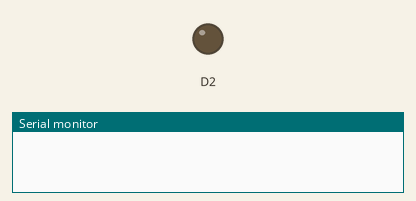
A sketch run on a simulated ESP8266 (NodeMCU). Parts: output pins drawn as LEDs (lit = HIGH), the last lines printed to the serial monitor. At 2.5 s the program puts the board to deep sleep or switches it off; the recording ends there.

Above: at 0.0 s.
At 0.6 s:
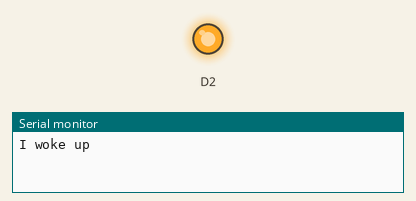
Timing chart, 0 to 2.5 s (numbered marks = the images above):
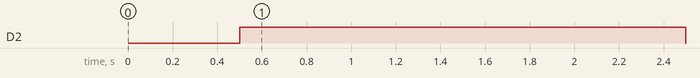

Measured:
- by itself, D2: LOW → HIGH at 0.50 s, → LOW 2.0 s later

The sketch:

SoilSleep.ino
```cpp
#include <ESP8266WiFi.h>
#define SLEEP_DELAY_IN_SECONDS 3
float i = 0;
float i2 = 0;
double value;

void setup() {
  // put your setup code here, to run once:
  Serial.begin(9600);
  pinMode(D2,OUTPUT);
}

void loop() {
  delay(500);
  Serial.println();
  Serial.println("I woke up");
  digitalWrite(D2,HIGH);
  delay(2000);

  i = analogRead(A0);
  i2 = map(i,955,260,0,1024);
  value = map(i2,0,1024,0,100);
  Serial.print("lectura - ");
  Serial.println(i);
  Serial.print("porcentaje - ");
  if(value < 0){
    value = 0.0;
  }else if(value > 100.0){
    value = 100.0;
    }
  Serial.print(value);
  Serial.println("%");
  Serial.println("I am goin to sleep");
  digitalWrite(D2,LOW);
  sleep();
}
void sleep(){
  ESP.deepSleep((SLEEP_DELAY_IN_SECONDS * 1000000), WAKE_RF_DEFAULT);

}
```
